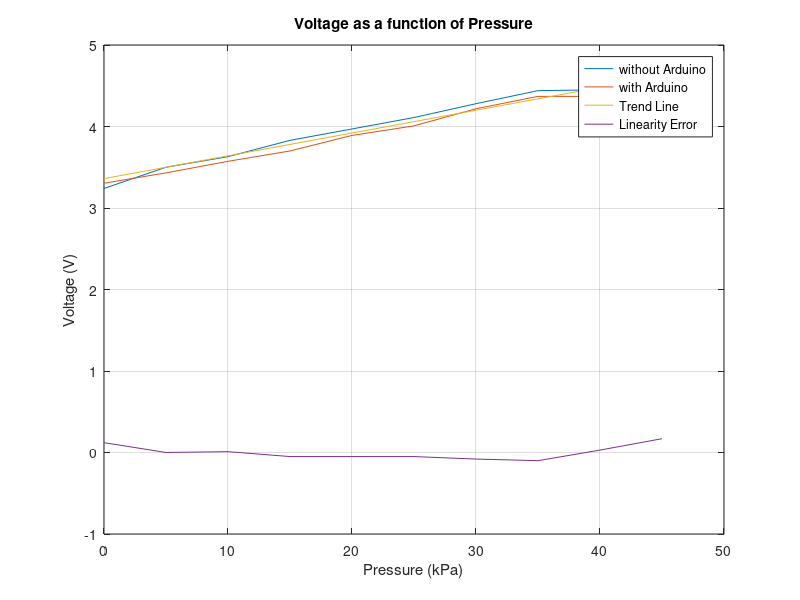

MATLAB code for this plot:
%%%%%%%%%%%%%%%%%%%%%%%%%%%%%%%%%%%%%%%%%%%%%%%%%%%%%%%%%%%%%%%%%%%%%%%%%%
%   Script that reads the data that was taken at the lab with the arduino
%   and without it, and plot it with matlab funtions.
%%%%%%%%%%%%%%%%%%%%%%%%%%%%%%%%%%%%%%%%%%%%%%%%%%%%%%%%%%%%%%%%%%%%%%%%%%
clear;
clc
close all
load('data.mat');
%% The variables that are listed below, were colected and saved in a previous
%%execution of this script.

%excel_doc='wp3_11_excel.xlsx';
%data = xlsread(excel_doc);
%p_kPa=data(:,3)';
%V_withoutArd=data(:,4)';
%V_withArdV=data(:,6)';
%%

%%The graph
plot(p_kPa,V_withoutArd,p_kPa,V_withArdV)
title('Voltage as a function of Pressure');
ylabel('Voltage (V)')
xlabel('Pressure (kPa)')

grid on
hold on

p=polyfit(p_kPa,V_withoutArd,1);
pp=polyval(p,p_kPa);
plot(p_kPa,pp)

hold on
%%Linearity error
linErr=pp-V_withoutArd;
plot (p_kPa,linErr)

legend('without Arduino','with Arduino','Trend Line','Linearity Error')
